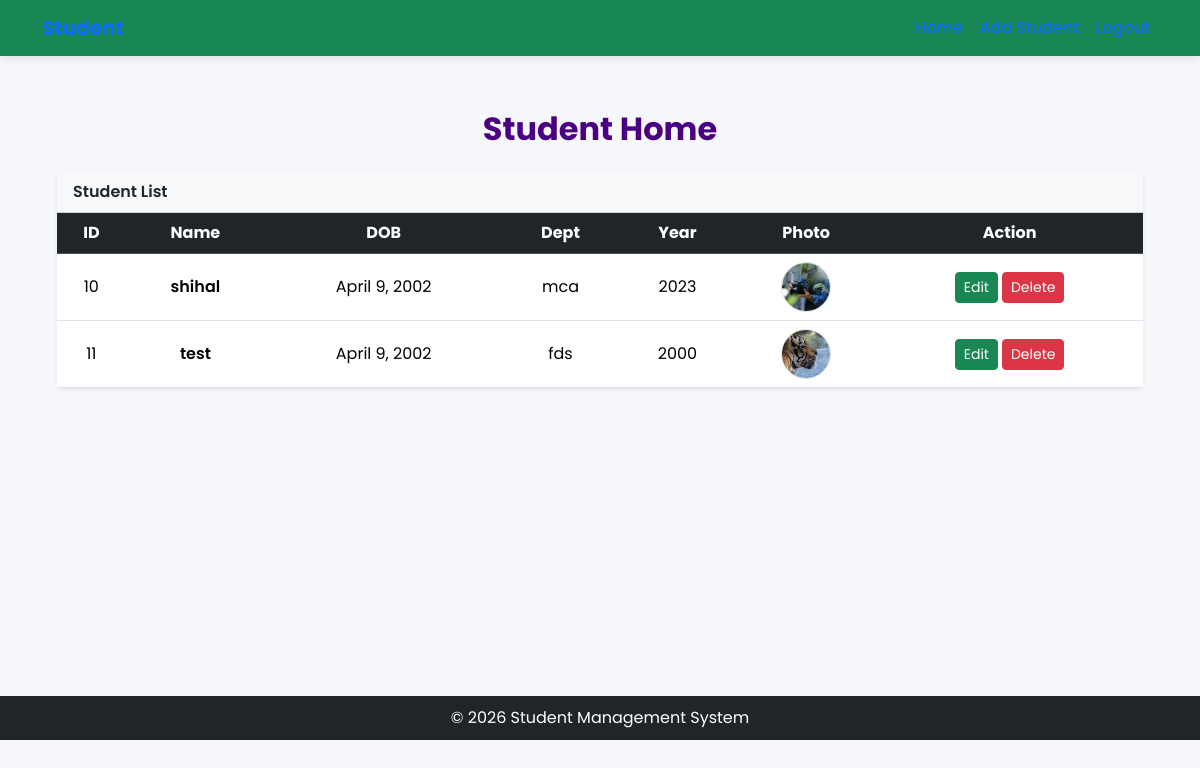
/student/shome, run on an earlier commit of the app's database.
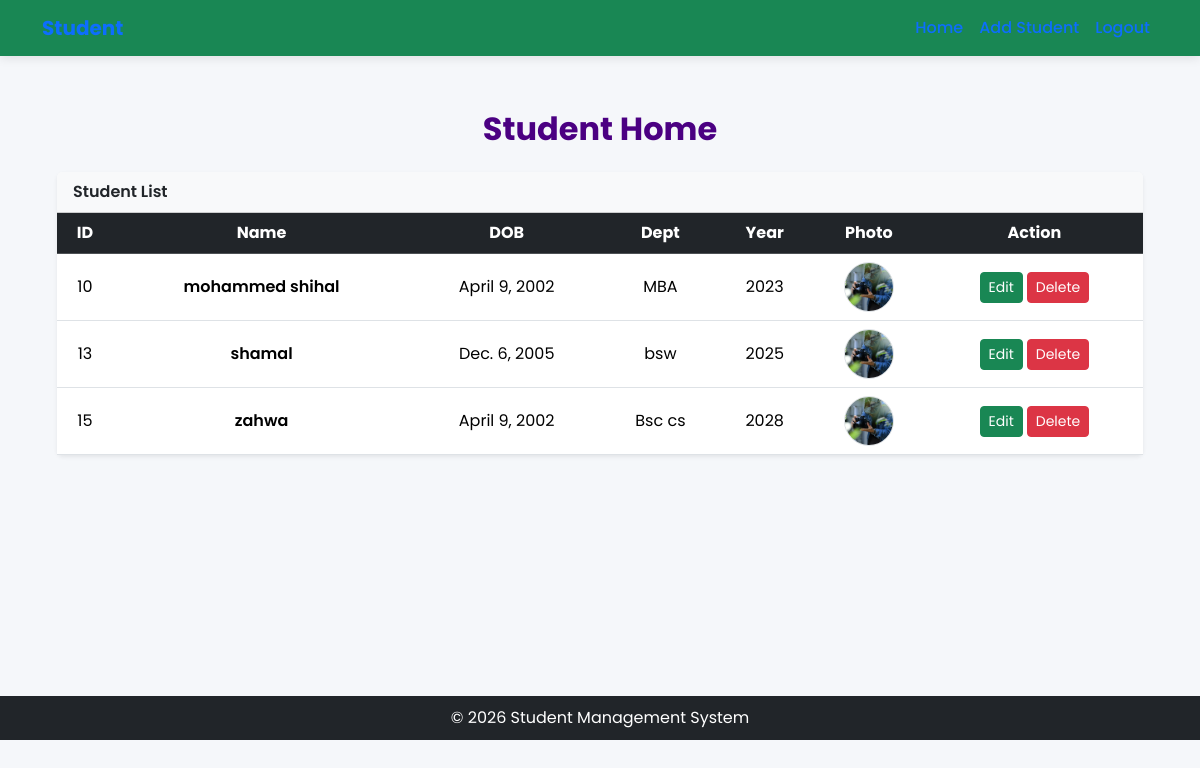
And on a later commit of the database.
### student/models.py (models this page shows, shortened)
class student (models.Model):
    name=models.CharField(max_length=100)
    dob=models.DateField()
    dept=models.CharField(max_length=100)
    year=models.IntegerField()
    photo=models.ImageField(upload_to="student_photo/")

### student/views.py (the view)
# urls.py: path('shome',studenthomeview.as_view(),name='shome'),
class studenthomeview(View):
    def get(self, request):
        data = student.objects.all()
        return render(request, "studenthome.html", {"data": data})

### student/templates/studenthome.html (shortened to what this page needs)
{% extends 'base.html' %}
{% block base %}
<div class="container-fluid py-4" style="min-height:70vh">
    <h2 class="text-center mb-4 fw-bold" style="color:indigo;">
        Student Home
    </h2>
    {% if data %}
    <div class="card shadow-sm border-0">
        <div class="card-header bg-light fw-semibold">
            Student List
        </div>
        <div class="table-responsive">
            <table class="table table-hover align-middle text-center mb-0">
                <thead class="table-dark">
                    <tr>
                        <th>ID</th>
                        <th>Name</th>
                        <th>DOB</th>
                        <th>Dept</th>
                        <th>Year</th>
                        <th>Photo</th>
                        <th>Action</th>
                    </tr>
                </thead>
                <tbody>
                    {% for i in data %}
                    <tr>
                        <td>{{ i.id }}</td>
                        <td class="fw-semibold">
                            {{ i.name }}
                        </td>
                        <td class="text-nowrap">
                            {{ i.dob }}
                        </td>
                        <td>{{ i.dept }}</td>
                        <td>{{ i.year }}</td>
                        <td>
                            {% if i.photo %}
                                <img src="{{ i.photo.url }}"
                                     class="rounded-circle border"
                                     style="width:50px;height:50px;object-fit:cover;">
                            {% else %}
                                <small class="text-muted">No Photo</small>
                            {% endif %}
                        </td>
                        <td>
                            <div class="d-flex flex-column flex-md-row gap-1 justify-content-center">
                                <a href="{% url 'editstud' i.id %}"
                                   class="btn btn-success btn-sm">
                                    Edit
                                </a>
                                <a href="{% url 'delstud' i.id %}"
                                   class="btn btn-danger btn-sm"
                                   onclick="return confirm('Delete this student?')">
                                    Delete
                                </a>
                            </div>
                        </td>
                    </tr>
                    {% endfor %}
                </tbody>
            </table>
        </div>
    </div>
    {% else %}
        <div class="card shadow-sm border-0 text-center p-5 mt-4">
            <h5 class="text-muted">No Students Added Yet!</h5>
        </div>
    {% endif %}
</div>
{% endblock %}

### student/templates/base.html (shortened to what this page needs)
<!doctype html>
<html lang="en" data-bs-theme="light">
<head>
    <link
        href="https://cdn.jsdelivr.net/npm/bootstrap@5.3.8/dist/css/bootstrap.min.css"
        rel="stylesheet"
    />
</head>
<body>
<nav class="navbar navbar-expand-lg navbar-light bg-success sticky-top">
    <div class="container">
        <a class="navbar-brand fw-bold text-primary" href="#">Student</a>
        <div class="collapse navbar-collapse" id="navbarContent">
            <ul class="navbar-nav ms-auto">
                <li class="nav-item">
                    <a class="nav-link active text-primary" href="{% url 'signin' %}">Home</a>
                </li>
                <li class="nav-item">
                    <a class="nav-link text-primary" href="{% url 'studentadd' %}">Add Student</a>
                </li>
                 <li class="nav-item">
                    <a class="nav-link text-primary" href="{% url 'signin' %}">Logout</a>
                </li>
            </ul>
        </div>
    </div>
</nav>
<div class="main-content container">
    {% block base %}
    {% endblock base %}
</div>
<footer>
    <p class="mb-0">© 2026 Student Management System</p>
</footer>
</body>
</html>

### student/templates/base.html (style rules this page uses)
body { font-family: 'Poppins', sans-serif; background-color: #f5f7fa; }
.navbar { box-shadow: 0 2px 10px rgba(0,0,0,0.1); }
.nav-link { font-weight: 500; }
.main-content { min-height: 80vh; padding: 30px 15px; }
footer { background: #212529; color: white; text-align: center; padding: 10px; }

### student/templates/studenthome.html (style rules this page uses)
.table td, .table th { vertical-align: middle; }
.table-responsive { overflow-x: auto; }

What changed in the data, as far as the page shows it:
removed student: id "11", name "test", dob "April 9, 2002", dept "fds", year "2000", photo (picture)
changed student id 10: name "shihal" → "mohammed shihal"; dept "mca" → "MBA"
added student: id "13", name "shamal", dob "Dec. 6, 2005", dept "bsw", year "2025", photo (picture)
added student: id "15", name "zahwa", dob "April 9, 2002", dept "Bsc cs", year "2028", photo (picture)
